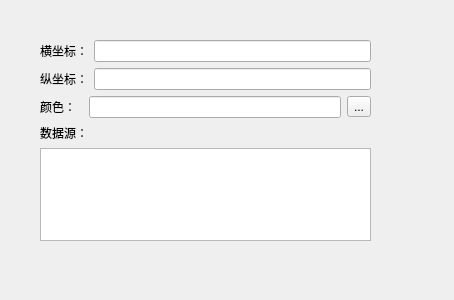
<?xml version="1.0" encoding="UTF-8"?>
<ui version="4.0">
 <class>CModelGraph1Widget</class>
 <widget class="QWidget" name="CModelGraph1Widget">
  <property name="geometry">
   <rect>
    <x>0</x>
    <y>0</y>
    <width>454</width>
    <height>300</height>
   </rect>
  </property>
  <property name="windowTitle">
   <string>Form</string>
  </property>
  <widget class="QWidget" name="layoutWidget">
   <property name="geometry">
    <rect>
     <x>40</x>
     <y>40</y>
     <width>331</width>
     <height>201</height>
    </rect>
   </property>
   <layout class="QVBoxLayout" name="verticalLayout">
    <item>
     <layout class="QHBoxLayout" name="horizontalLayout">
      <item>
       <widget class="QLabel" name="label">
        <property name="text">
         <string>横坐标：</string>
        </property>
       </widget>
      </item>
      <item>
       <widget class="QLineEdit" name="lineEditX"/>
      </item>
     </layout>
    </item>
    <item>
     <layout class="QHBoxLayout" name="horizontalLayout_2">
      <item>
       <widget class="QLabel" name="label_2">
        <property name="text">
         <string>纵坐标：</string>
        </property>
       </widget>
      </item>
      <item>
       <widget class="QLineEdit" name="lineEditY"/>
      </item>
     </layout>
    </item>
    <item>
     <layout class="QHBoxLayout" name="horizontalLayout_3">
      <item>
       <widget class="QLabel" name="label_3">
        <property name="text">
         <string>颜色：  </string>
        </property>
       </widget>
      </item>
      <item>
       <widget class="QLineEdit" name="lineRGB">
        <property name="readOnly">
         <bool>true</bool>
        </property>
       </widget>
      </item>
      <item>
       <widget class="QToolButton" name="btnColor">
        <property name="text">
         <string>...</string>
        </property>
       </widget>
      </item>
     </layout>
    </item>
    <item>
     <widget class="QLabel" name="label_4">
      <property name="text">
       <string>数据源：</string>
      </property>
     </widget>
    </item>
    <item>
     <widget class="QTextEdit" name="txtDataSrc"/>
    </item>
   </layout>
  </widget>
 </widget>
 <resources/>
 <connections/>
</ui>
